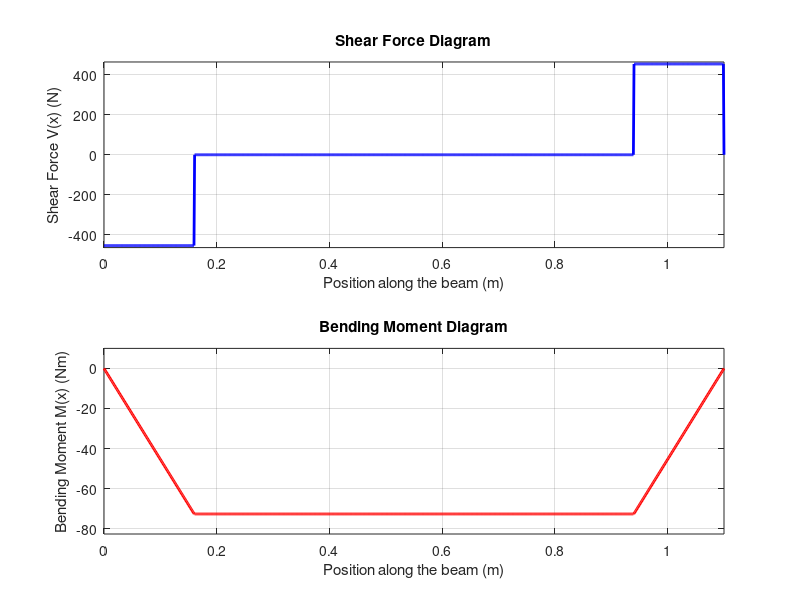
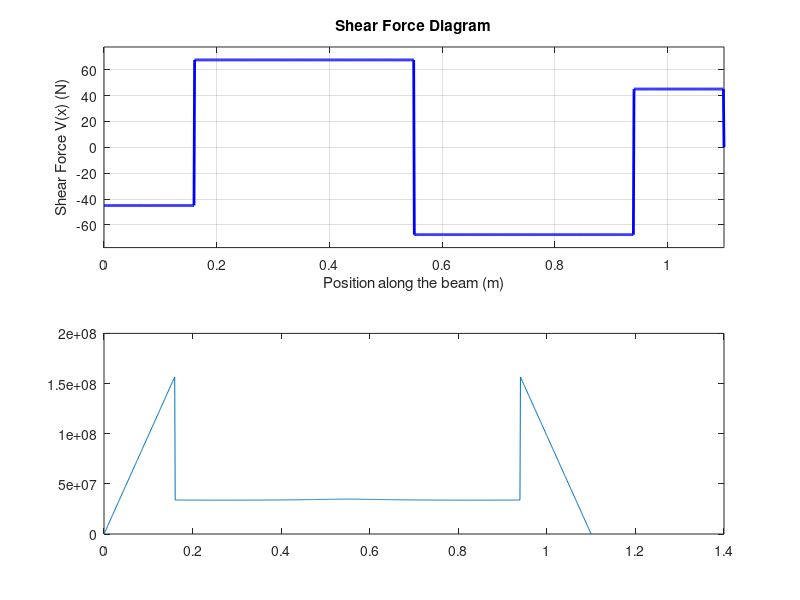
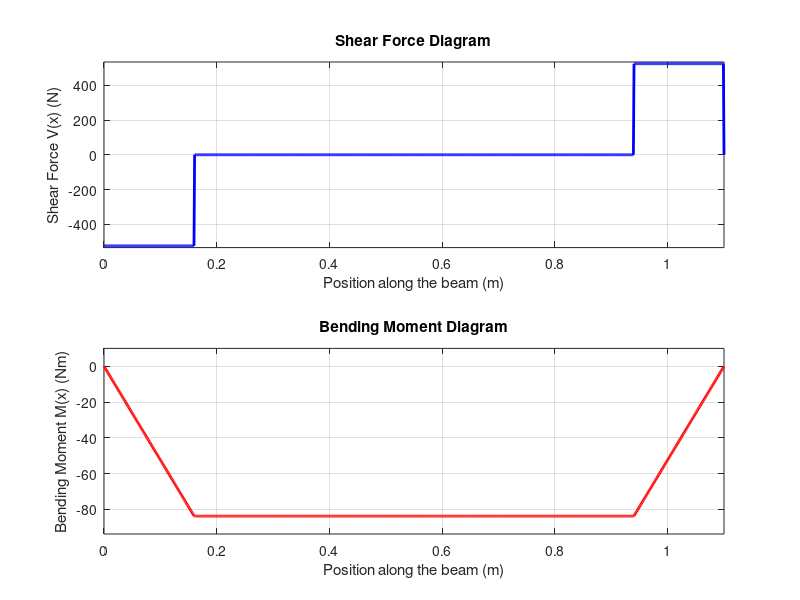
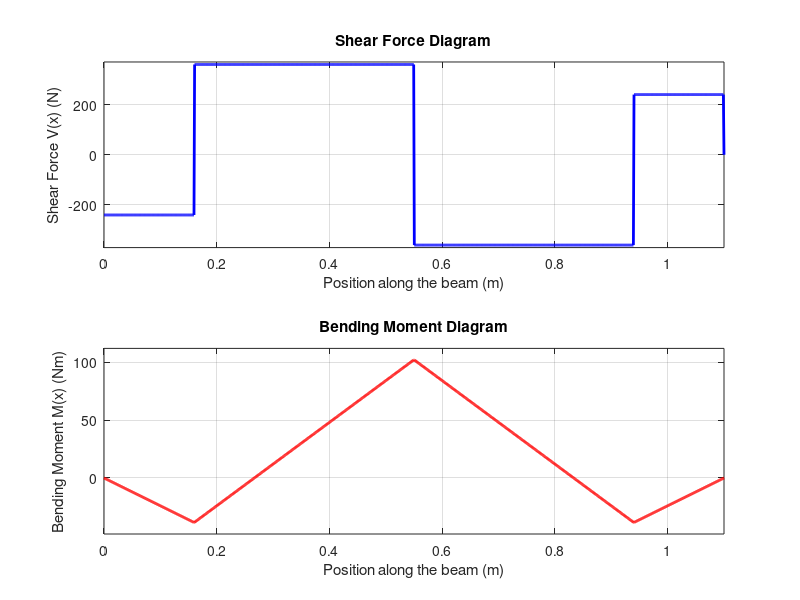

MATLAB code to generate these figures, in order:

% Initialize global variables

global c A v p a1 a2 g m L R df db h h1 b1 dh rd rb bb bd D d a gamma rh

c = 0.3;
A = 0.45;
v = 120/3.6;
p = 1.2;
a1 = 4;
a2 = -10;
g = 9.81;
m = 120;
L = 1.1;
R = 14;
df = 0.8;
db = 0.3;
h = 0.44;
h1 = 0.2;
b1 = 0.16;
dh = 0.33;
rd = 0.11;
rb = 0.09;
bb = 0.28;
bd = 0.0;
D = 0.028;
d = 0.6*D;
a = 0;
gamma = 0.25;
rh = 0.5*dh;



%%
% Plot for xz-plane Case 1

Nb = 908.5;
R1z = -454.25;
R2z = -454.25;

x_forces = [0, b1, L-b1, L];

F_forces = [(Nb/2), R1z, R2z, (Nb/2)];

num_forces = length(F_forces);

if length(x_forces) ~= num_forces
    error('The number of forces and positions must be the same.');
end

sum_forces = sum(F_forces);

moment_about_A = sum(F_forces .* x_forces);
R2 = moment_about_A / L;
R1 = sum_forces - R2;

x = linspace(0, L, 1000);

V = zeros(size(x));
Mz = zeros(size(x));

for i = 1:length(x)
    xi = x(i);
    V(i) = R1;
    for j = 1:num_forces
        if xi >= x_forces(j)
            V(i) = V(i) - F_forces(j);
        end
    end
    if xi >= L
        V(i) = V(i) + R2;
    end
end

% Calculate bending moment M(x)
for i = 1:length(x)
    xi = x(i);
    M_i = R1 * xi;
    for j = 1:num_forces
        if xi >= x_forces(j)
            M_i = M_i - F_forces(j) * (xi - x_forces(j));
        end
    end
    if xi >= L
        M_i = M_i + R2 * (xi - L);
    end
    Mz(i) = M_i;
end

% Plot the shear force diagram
figure;
subplot(2, 1, 1);
plot(x, V, 'b-', 'LineWidth', 2);
xlabel('Position along the beam (m)');
ylabel('Shear Force V(x) (N)');
title('Shear Force Diagram');
grid on;
xlim([0, L]);
ylim([min(V) - 10, max(V) + 10]);

% Plot the bending moment diagram
subplot(2, 1, 2);
plot(x, Mz, 'r-', 'LineWidth', 2);
xlabel('Position along the beam (m)');
ylabel('Bending Moment M(x) (Nm)');
title('Bending Moment Diagram');
grid on;
xlim([0, L]);
ylim([min(Mz) - 10, max(Mz) + 10]);

%%
% plot xy-plane Case 1

Fd = 90;
R1y = -112.5;
R2y = -112.5;
Fk = 135;

x_forces = [0, b1, L/2 ,L-b1, L];

F_forces = [(Fd/2), R1y, Fk, R2y, (Fd/2)];

num_forces = length(F_forces);

if length(x_forces) ~= num_forces
    error('The number of forces and positions must be the same.');
end

sum_forces = sum(F_forces);

moment_about_A = sum(F_forces .* x_forces);
R2 = moment_about_A / L;
R1 = sum_forces - R2;

x = linspace(0, L, 1000);

V = zeros(size(x));
My = zeros(size(x));

for i = 1:length(x)
    xi = x(i);
    V(i) = R1;
    for j = 1:num_forces
        if xi >= x_forces(j)
            V(i) = V(i) - F_forces(j);
        end
    end
    if xi >= L
        V(i) = V(i) + R2;
    end
end

% Calculate bending moment M(x)
for i = 1:length(x)
    xi = x(i);
    M_i = R1 * xi;
    for j = 1:num_forces
        if xi >= x_forces(j)
            M_i = M_i - F_forces(j) * (xi - x_forces(j));
        end
    end
    if xi >= L
        M_i = M_i + R2 * (xi - L);
    end
    My(i) = M_i;
end

% Plot the shear force diagram
figure;
subplot(2, 1, 1);
plot(x, V, 'b-', 'LineWidth', 2);
xlabel('Position along the beam (m)');
ylabel('Shear Force V(x) (N)');
title('Shear Force Diagram');
grid on;
xlim([0, L]);
ylim([min(V) - 10, max(V) + 10]);

% Plot the bending moment diagram
subplot(2, 1, 2);
plot(x, My, 'r-', 'LineWidth', 2);
xlabel('Position along the beam (m)');
ylabel('Bending Moment M(x) (Nm)');
title('Bending Moment Diagram');
grid on;
xlim([0, L]);
ylim([min(My) - 10, max(My) + 10]);

%% Nominella spänningar fall 1

x = linspace(0, L, 1000); % Creates values from 0 to L with step size 0.1

% Initialize an array for y with the same size as x
d_values = zeros(size(x));
%sigma_nom = zeros(size(x));

% Loop through each value of x and apply the conditions
for i = 1:length(x)
    if x(i) > 0 && x(i) <= b1
        d_values(i) = 0.6*D;
    elseif x(i) > b1 && x(i) <= (L-b1)
        d_values(i) = D; 
    else
        d_values(i) = 0.6*D;
    end
end

sigma_nom = zeros(size(x));

for j = 1:length(x)
    sigma_nom(j) = (32 ./ (pi * d_values(j)^3)) .* sqrt(My(j).^2 + Mz(j).^2);
end

plot(x, sigma_nom)

%%
% plot xz-plane Case 2

Nb = 1048.15;
R1z = -524;
R2z = -524;

x_forces = [0, b1, L-b1, L];

F_forces = [(Nb/2), R1z, R2z, (Nb/2)];

num_forces = length(F_forces);

if length(x_forces) ~= num_forces
    error('The number of forces and positions must be the same.');
end

sum_forces = sum(F_forces);

moment_about_A = sum(F_forces .* x_forces);
R2 = moment_about_A / L;
R1 = sum_forces - R2;

x = linspace(0, L, 1000);

V = zeros(size(x));
M = zeros(size(x));

for i = 1:length(x)
    xi = x(i);
    V(i) = R1;
    for j = 1:num_forces
        if xi >= x_forces(j)
            V(i) = V(i) - F_forces(j);
        end
    end
    if xi >= L
        V(i) = V(i) + R2;
    end
end

% Calculate bending moment M(x)
for i = 1:length(x)
    xi = x(i);
    M_i = R1 * xi;
    for j = 1:num_forces
        if xi >= x_forces(j)
            M_i = M_i - F_forces(j) * (xi - x_forces(j));
        end
    end
    if xi >= L
        M_i = M_i + R2 * (xi - L);
    end
    M(i) = M_i;
end

% Plot the shear force diagram
figure;
subplot(2, 1, 1);
plot(x, V, 'b-', 'LineWidth', 2);
xlabel('Position along the beam (m)');
ylabel('Shear Force V(x) (N)');
title('Shear Force Diagram');
grid on;
xlim([0, L]);
ylim([min(V) - 10, max(V) + 10]);

% Plot the bending moment diagram
subplot(2, 1, 2);
plot(x, M, 'r-', 'LineWidth', 2);
xlabel('Position along the beam (m)');
ylabel('Bending Moment M(x) (Nm)');
title('Bending Moment Diagram');
grid on;
xlim([0, L]);
ylim([min(M) - 10, max(M) + 10]);

%%
% plot xy-plane Case 2

Fd = 480;
R1y = -600;
R2y = -600;
Fk = 720;

x_forces = [0, b1, L/2 ,L-b1, L];

F_forces = [(Fd/2), R1y, Fk, R2y, (Fd/2)];

num_forces = length(F_forces);

if length(x_forces) ~= num_forces
    error('The number of forces and positions must be the same.');
end

sum_forces = sum(F_forces);

moment_about_A = sum(F_forces .* x_forces);
R2 = moment_about_A / L;
R1 = sum_forces - R2;

x = linspace(0, L, 1000);

V = zeros(size(x));
M = zeros(size(x));

for i = 1:length(x)
    xi = x(i);
    V(i) = R1;
    for j = 1:num_forces
        if xi >= x_forces(j)
            V(i) = V(i) - F_forces(j);
        end
    end
    if xi >= L
        V(i) = V(i) + R2;
    end
end

% Calculate bending moment M(x)
for i = 1:length(x)
    xi = x(i);
    M_i = R1 * xi;
    for j = 1:num_forces
        if xi >= x_forces(j)
            M_i = M_i - F_forces(j) * (xi - x_forces(j));
        end
    end
    if xi >= L
        M_i = M_i + R2 * (xi - L);
    end
    M(i) = M_i;
end

% Plot the shear force diagram
figure;
subplot(2, 1, 1);
plot(x, V, 'b-', 'LineWidth', 2);
xlabel('Position along the beam (m)');
ylabel('Shear Force V(x) (N)');
title('Shear Force Diagram');
grid on;
xlim([0, L]);
ylim([min(V) - 10, max(V) + 10]);

% Plot the bending moment diagram
subplot(2, 1, 2);
plot(x, M, 'r-', 'LineWidth', 2);
xlabel('Position along the beam (m)');
ylabel('Bending Moment M(x) (Nm)');
title('Bending Moment Diagram');
grid on;
xlim([0, L]);
ylim([min(M) - 10, max(M) + 10]);

%%
% plot xz-plane Case 3

Nb = 428.5;
R1z = -933.7;
R2z = -933.7;
Fb = 2035;

x_forces = [0, b1, 0.5*L-bb, 0.5*L+bb, L-b1, L];

F_forces = [(Nb/2), R1z, (1/(2*sqrt(2)))*Fb, (1/(2*sqrt(2)))*Fb, R2z, (Nb/2)];

num_forces = length(F_forces);

if length(x_forces) ~= num_forces
    error('The number of forces and positions must be the same.');
end

sum_forces = sum(F_forces);

moment_about_A = sum(F_forces .* x_forces);
R2 = moment_about_A / L;
R1 = sum_forces - R2;

x = linspace(0, L, 1000);

V = zeros(size(x));
M = zeros(size(x));

for i = 1:length(x)
    xi = x(i);
    V(i) = R1;
    for j = 1:num_forces
        if xi >= x_forces(j)
            V(i) = V(i) - F_forces(j);
        end
    end
    if xi >= L
        V(i) = V(i) + R2;
    end
end

% Calculate bending moment M(x)
for i = 1:length(x)
    xi = x(i);
    M_i = R1 * xi;
    for j = 1:num_forces
        if xi >= x_forces(j)
            M_i = M_i - F_forces(j) * (xi - x_forces(j));
        end
    end
    if xi >= L
        M_i = M_i + R2 * (xi - L);
    end
    M(i) = M_i;
end

% Plot the shear force diagram
figure;
subplot(2, 1, 1);
plot(x, V, 'b-', 'LineWidth', 2);
xlabel('Position along the beam (m)');
ylabel('Shear Force V(x) (N)');
title('Shear Force Diagram');
grid on;
xlim([0, L]);
ylim([min(V) - 10, max(V) + 10]);

% Plot the bending moment diagram
subplot(2, 1, 2);
plot(x, M, 'r-', 'LineWidth', 2);
xlabel('Position along the beam (m)');
ylabel('Bending Moment M(x) (Nm)');
title('Bending Moment Diagram');
grid on;
xlim([0, L]);
ylim([min(M) - 10, max(M) + 10]);

%%
% plot xy-plane Case 3

Fd = -1100;
R1y = 1274;
R2y = 1274;
Fb = -2035;

x_forces = [0, b1, 0.5*L-bb, 0.5*L+bb, L-b1, L];

F_forces = [(Fd/2), R1y, (1/(2*sqrt(2)))*Fb, (1/(2*sqrt(2)))*Fb , R2y, (Fd/2)];

num_forces = length(F_forces);

if length(x_forces) ~= num_forces
    error('The number of forces and positions must be the same.');
end

sum_forces = sum(F_forces);

moment_about_A = sum(F_forces .* x_forces);
R2 = moment_about_A / L;
R1 = sum_forces - R2;

x = linspace(0, L, 1000);

V = zeros(size(x));
M = zeros(size(x));

for i = 1:length(x)
    xi = x(i);
    V(i) = R1;
    for j = 1:num_forces
        if xi >= x_forces(j)
            V(i) = V(i) - F_forces(j);
        end
    end
    if xi >= L
        V(i) = V(i) + R2;
    end
end

% Calculate bending moment M(x)
for i = 1:length(x)
    xi = x(i);
    M_i = R1 * xi;
    for j = 1:num_forces
        if xi >= x_forces(j)
            M_i = M_i - F_forces(j) * (xi - x_forces(j));
        end
    end
    if xi >= L
        M_i = M_i + R2 * (xi - L);
    end
    M(i) = M_i;
end

% Plot the shear force diagram
figure;
subplot(2, 1, 1);
plot(x, V, 'b-', 'LineWidth', 2);
xlabel('Position along the beam (m)');
ylabel('Shear Force V(x) (N)');
title('Shear Force Diagram');
grid on;
xlim([0, L]);
ylim([min(V) - 10, max(V) + 10]);

% Plot the bending moment diagram
subplot(2, 1, 2);
plot(x, M, 'r-', 'LineWidth', 2);
xlabel('Position along the beam (m)');
ylabel('Bending Moment M(x) (Nm)');
title('Bending Moment Diagram');
grid on;
xlim([0, L]);
ylim([min(M) - 10, max(M) + 10]);

%%
% plot xz-plane Case 4

Vbi = 255.9;
R1z = -276.2;
R2z = -583.26;
Vby = 603.5;

x_forces = [0, b1, L-b1, L];

F_forces = [Vbi, R1z, R2z, Vby];

num_forces = length(F_forces);

if length(x_forces) ~= num_forces
    error('The number of forces and positions must be the same.');
end

sum_forces = sum(F_forces);

moment_about_A = sum(F_forces .* x_forces);
R2 = moment_about_A / L;
R1 = sum_forces - R2;

x = linspace(0, L, 1000);

V = zeros(size(x));
M = zeros(size(x));

for i = 1:length(x)
    xi = x(i);
    V(i) = R1;
    for j = 1:num_forces
        if xi >= x_forces(j)
            V(i) = V(i) - F_forces(j);
        end
    end
    if xi >= L
        V(i) = V(i) + R2;
    end
end

% Calculate bending moment M(x)
for i = 1:length(x)
    xi = x(i);
    M_i = R1 * xi;
    for j = 1:num_forces
        if xi >= x_forces(j)
            M_i = M_i - F_forces(j) * (xi - x_forces(j));
        end
    end
    if xi >= L
        M_i = M_i + R2 * (xi - L);
    end
    M(i) = M_i;
end

% Plot the shear force diagram
figure;
subplot(2, 1, 1);
plot(x, V, 'b-', 'LineWidth', 2);
xlabel('Position along the beam (m)');
ylabel('Shear Force V(x) (N)');
title('Shear Force Diagram');
grid on;
xlim([0, L]);
ylim([min(V) - 10, max(V) + 10]);

% Plot the bending moment diagram
subplot(2, 1, 2);
plot(x, M, 'r-', 'LineWidth', 2);
xlabel('Position along the beam (m)');
ylabel('Bending Moment M(x) (Nm)');
title('Bending Moment Diagram');
grid on;
xlim([0, L]);
ylim([min(M) - 10, max(M) + 10]);

%%
% plot xy-plane Case 4

Fd = 5.625;
R1y = -7.03;
Fk = 8.438;
R2y = -7.03;



x_forces = [0, b1, L/2, L-b1, L];

F_forces = [(Fd/2), R1y, Fk, R2y, (Fd/2)];

num_forces = length(F_forces);

if length(x_forces) ~= num_forces
    error('The number of forces and positions must be the same.');
end

sum_forces = sum(F_forces);

moment_about_A = sum(F_forces .* x_forces);
R2 = moment_about_A / L;
R1 = sum_forces - R2;

x = linspace(0, L, 1000);

V = zeros(size(x));
M = zeros(size(x));

for i = 1:length(x)
    xi = x(i);
    V(i) = R1;
    for j = 1:num_forces
        if xi >= x_forces(j)
            V(i) = V(i) - F_forces(j);
        end
    end
    if xi >= L
        V(i) = V(i) + R2;
    end
end

% Calculate bending moment M(x)
for i = 1:length(x)
    xi = x(i);
    M_i = R1 * xi;
    for j = 1:num_forces
        if xi >= x_forces(j)
            M_i = M_i - F_forces(j) * (xi - x_forces(j));
        end
    end
    if xi >= L
        M_i = M_i + R2 * (xi - L);
    end
    M(i) = M_i;
end

% Plot the shear force diagram
figure;
subplot(2, 1, 1);
plot(x, V, 'b-', 'LineWidth', 2);
xlabel('Position along the beam (m)');
ylabel('Shear Force V(x) (N)');
title('Shear Force Diagram');
grid on;
xlim([0, L]);
ylim([min(V) - 10, max(V) + 10]);

% Plot the bending moment diagram
subplot(2, 1, 2);
plot(x, M, 'r-', 'LineWidth', 2);
xlabel('Position along the beam (m)');
ylabel('Bending Moment M(x) (Nm)');
title('Bending Moment Diagram');
grid on;
xlim([0, L]);
ylim([min(M) - 10, max(M) + 10]);

%%
% nominell spänning case 1


I = (pi*d^4)/64;

sigma1 = 0;
sigma2 = (sqrt(75^2 + 5^2))*(b1)/I;
sigma3 = (sqrt(75^2 + 20^2))*(0.5*L)/I;
sigma4 = (sqrt(75^2 + 5^2))*(L-b1)/I;
sigma5 = 0;

x_forces = [0, b1, L/2, L-b1, L];
F_forces = [sigma1, sigma2, sigma3, sigma4, sigma5];

num_forces = length(F_forces);

if length(x_forces) ~= num_forces
    error('The number of forces and positions must be the same.');
end

sum_forces = sum(F_forces);

moment_about_A = sum(F_forces .* x_forces);
R2 = moment_about_A / L;
R1 = sum_forces - R2;

x = linspace(0, L, 1000);

V = zeros(size(x));

for i = 1:length(x)
    xi = x(i);
    V(i) = R1;
    for j = 1:num_forces
        if xi >= x_forces(j)
            V(i) = V(i) - F_forces(j);
        end
    end
    if xi >= L
        V(i) = V(i) + R2;
    end
end

% Plot the shear force diagram
figure;
plot(x, V, 'b-', 'LineWidth', 2);
xlabel('Position along the beam (m)');
ylabel('nominella spänningar (N)');
grid on;
xlim([0, L]);
ylim([min(V) - 10, max(V) + 10]);

